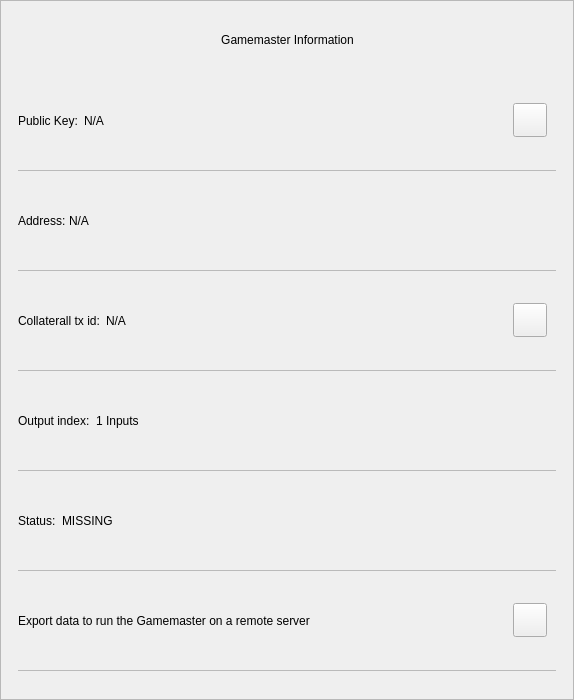
<?xml version="1.0" encoding="UTF-8"?>
<ui version="4.0">
 <class>GmInfoDialog</class>
 <widget class="QWidget" name="GmInfoDialog">
  <property name="geometry">
   <rect>
    <x>0</x>
    <y>0</y>
    <width>574</width>
    <height>700</height>
   </rect>
  </property>
  <property name="minimumSize">
   <size>
    <width>574</width>
    <height>530</height>
   </size>
  </property>
  <property name="windowTitle">
   <string notr="true">N/A</string>
  </property>
  <property name="styleSheet">
   <string notr="true"/>
  </property>
  <layout class="QVBoxLayout" name="verticalLayout_3">
   <property name="spacing">
    <number>0</number>
   </property>
   <property name="leftMargin">
    <number>0</number>
   </property>
   <property name="topMargin">
    <number>0</number>
   </property>
   <property name="rightMargin">
    <number>0</number>
   </property>
   <property name="bottomMargin">
    <number>0</number>
   </property>
   <item>
    <widget class="QFrame" name="frame">
     <property name="styleSheet">
      <string notr="true"/>
     </property>
     <property name="frameShape">
      <enum>QFrame::StyledPanel</enum>
     </property>
     <property name="frameShadow">
      <enum>QFrame::Raised</enum>
     </property>
     <layout class="QVBoxLayout" name="verticalLayout">
      <property name="leftMargin">
       <number>0</number>
      </property>
      <property name="rightMargin">
       <number>0</number>
      </property>
      <item>
       <layout class="QHBoxLayout" name="horizontalLayout_3">
        <property name="spacing">
         <number>0</number>
        </property>
        <property name="leftMargin">
         <number>20</number>
        </property>
        <property name="topMargin">
         <number>10</number>
        </property>
        <property name="rightMargin">
         <number>20</number>
        </property>
        <item>
         <spacer name="horizontalSpacer_2">
          <property name="orientation">
           <enum>Qt::Horizontal</enum>
          </property>
          <property name="sizeHint" stdset="0">
           <size>
            <width>40</width>
            <height>20</height>
           </size>
          </property>
         </spacer>
        </item>
        <item>
         <widget class="QLabel" name="labelTitle">
          <property name="minimumSize">
           <size>
            <width>0</width>
            <height>40</height>
           </size>
          </property>
          <property name="maximumSize">
           <size>
            <width>16777215</width>
            <height>40</height>
           </size>
          </property>
          <property name="styleSheet">
           <string notr="true">padding-left:24px;</string>
          </property>
          <property name="text">
           <string>Gamemaster Information</string>
          </property>
          <property name="alignment">
           <set>Qt::AlignCenter</set>
          </property>
          <property name="margin">
           <number>7</number>
          </property>
         </widget>
        </item>
        <item>
         <spacer name="horizontalSpacer">
          <property name="orientation">
           <enum>Qt::Horizontal</enum>
          </property>
          <property name="sizeHint" stdset="0">
           <size>
            <width>40</width>
            <height>20</height>
           </size>
          </property>
         </spacer>
        </item>
        <item>
         <widget class="QPushButton" name="btnEsc">
          <property name="minimumSize">
           <size>
            <width>24</width>
            <height>24</height>
           </size>
          </property>
          <property name="maximumSize">
           <size>
            <width>24</width>
            <height>24</height>
           </size>
          </property>
          <property name="styleSheet">
           <string notr="true">border:none;</string>
          </property>
          <property name="text">
           <string/>
          </property>
         </widget>
        </item>
       </layout>
      </item>
      <item>
       <spacer name="verticalSpacer">
        <property name="orientation">
         <enum>Qt::Vertical</enum>
        </property>
        <property name="sizeType">
         <enum>QSizePolicy::Fixed</enum>
        </property>
        <property name="sizeHint" stdset="0">
         <size>
          <width>20</width>
          <height>10</height>
         </size>
        </property>
       </spacer>
      </item>
      <item>
       <widget class="QWidget" name="layoutScroll" native="true">
        <property name="minimumSize">
         <size>
          <width>0</width>
          <height>0</height>
         </size>
        </property>
        <layout class="QVBoxLayout" name="verticalLayout_4">
         <property name="leftMargin">
          <number>0</number>
         </property>
         <property name="topMargin">
          <number>0</number>
         </property>
         <property name="rightMargin">
          <number>0</number>
         </property>
         <item>
          <widget class="QScrollArea" name="scrollArea">
           <property name="styleSheet">
            <string notr="true">#scrollArea {
background:transparent;
}</string>
           </property>
           <property name="horizontalScrollBarPolicy">
            <enum>Qt::ScrollBarAlwaysOff</enum>
           </property>
           <property name="sizeAdjustPolicy">
            <enum>QAbstractScrollArea::AdjustIgnored</enum>
           </property>
           <property name="widgetResizable">
            <bool>true</bool>
           </property>
           <property name="alignment">
            <set>Qt::AlignLeading|Qt::AlignLeft|Qt::AlignTop</set>
           </property>
           <widget class="QWidget" name="scrollAreaWidgetContents">
            <property name="geometry">
             <rect>
              <x>0</x>
              <y>0</y>
              <width>570</width>
              <height>596</height>
             </rect>
            </property>
            <property name="autoFillBackground">
             <bool>false</bool>
            </property>
            <property name="styleSheet">
             <string notr="true">#scrollAreaWidgetContents {
background:transparent;
}</string>
            </property>
            <layout class="QVBoxLayout" name="verticalLayout_7">
             <property name="spacing">
              <number>0</number>
             </property>
             <property name="sizeConstraint">
              <enum>QLayout::SetDefaultConstraint</enum>
             </property>
             <property name="leftMargin">
              <number>0</number>
             </property>
             <property name="topMargin">
              <number>0</number>
             </property>
             <property name="rightMargin">
              <number>0</number>
             </property>
             <property name="bottomMargin">
              <number>0</number>
             </property>
             <item>
              <widget class="QWidget" name="content" native="true">
               <layout class="QVBoxLayout" name="verticalLayout_2">
                <property name="leftMargin">
                 <number>16</number>
                </property>
                <property name="topMargin">
                 <number>0</number>
                </property>
                <property name="rightMargin">
                 <number>16</number>
                </property>
                <item>
                 <widget class="QWidget" name="contentID" native="true">
                  <layout class="QHBoxLayout" name="horizontalLayout_12" stretch="0,1,0">
                   <property name="leftMargin">
                    <number>0</number>
                   </property>
                   <item>
                    <widget class="QLabel" name="labelId">
                     <property name="maximumSize">
                      <size>
                       <width>16777215</width>
                       <height>16777215</height>
                      </size>
                     </property>
                     <property name="text">
                      <string>Public Key:</string>
                     </property>
                    </widget>
                   </item>
                   <item>
                    <widget class="QLabel" name="textId">
                     <property name="text">
                      <string notr="true">N/A</string>
                     </property>
                    </widget>
                   </item>
                   <item>
                    <widget class="QPushButton" name="pushCopy">
                     <property name="minimumSize">
                      <size>
                       <width>34</width>
                       <height>34</height>
                      </size>
                     </property>
                     <property name="maximumSize">
                      <size>
                       <width>34</width>
                       <height>34</height>
                      </size>
                     </property>
                     <property name="focusPolicy">
                      <enum>Qt::NoFocus</enum>
                     </property>
                     <property name="text">
                      <string/>
                     </property>
                     <property name="iconSize">
                      <size>
                       <width>24</width>
                       <height>24</height>
                      </size>
                     </property>
                    </widget>
                   </item>
                  </layout>
                 </widget>
                </item>
                <item>
                 <widget class="QLabel" name="labelDivider9">
                  <property name="maximumSize">
                   <size>
                    <width>16777215</width>
                    <height>1</height>
                   </size>
                  </property>
                  <property name="styleSheet">
                   <string notr="true">background-color:#bababa;</string>
                  </property>
                  <property name="text">
                   <string/>
                  </property>
                 </widget>
                </item>
                <item>
                 <widget class="QWidget" name="contentOutputs" native="true">
                  <layout class="QHBoxLayout" name="horizontalLayout_11" stretch="0,3">
                   <property name="spacing">
                    <number>0</number>
                   </property>
                   <property name="leftMargin">
                    <number>0</number>
                   </property>
                   <property name="rightMargin">
                    <number>12</number>
                   </property>
                   <item>
                    <widget class="QLabel" name="labelSend">
                     <property name="maximumSize">
                      <size>
                       <width>16777215</width>
                       <height>16777215</height>
                      </size>
                     </property>
                     <property name="text">
                      <string>Address: </string>
                     </property>
                    </widget>
                   </item>
                   <item>
                    <widget class="QLabel" name="textAddress">
                     <property name="text">
                      <string notr="true">N/A</string>
                     </property>
                    </widget>
                   </item>
                  </layout>
                 </widget>
                </item>
                <item>
                 <widget class="QLabel" name="labelDivider8">
                  <property name="maximumSize">
                   <size>
                    <width>16777215</width>
                    <height>1</height>
                   </size>
                  </property>
                  <property name="styleSheet">
                   <string notr="true">background-color:#bababa;</string>
                  </property>
                  <property name="text">
                   <string/>
                  </property>
                 </widget>
                </item>
                <item>
                 <widget class="QWidget" name="contentAmount" native="true">
                  <layout class="QHBoxLayout" name="horizontalLayout_4" stretch="0,1,0">
                   <property name="leftMargin">
                    <number>0</number>
                   </property>
                   <item>
                    <widget class="QLabel" name="labelAmount">
                     <property name="maximumSize">
                      <size>
                       <width>16777215</width>
                       <height>16777215</height>
                      </size>
                     </property>
                     <property name="text">
                      <string>Collaterall tx id:</string>
                     </property>
                    </widget>
                   </item>
                   <item>
                    <widget class="QLabel" name="textAmount">
                     <property name="text">
                      <string notr="true">N/A</string>
                     </property>
                    </widget>
                   </item>
                   <item>
                    <widget class="QPushButton" name="pushCopyId">
                     <property name="minimumSize">
                      <size>
                       <width>34</width>
                       <height>34</height>
                      </size>
                     </property>
                     <property name="maximumSize">
                      <size>
                       <width>34</width>
                       <height>34</height>
                      </size>
                     </property>
                     <property name="focusPolicy">
                      <enum>Qt::NoFocus</enum>
                     </property>
                     <property name="text">
                      <string/>
                     </property>
                    </widget>
                   </item>
                  </layout>
                 </widget>
                </item>
                <item>
                 <widget class="QLabel" name="labelDivider6">
                  <property name="maximumSize">
                   <size>
                    <width>16777215</width>
                    <height>1</height>
                   </size>
                  </property>
                  <property name="styleSheet">
                   <string notr="true">background-color:#bababa;</string>
                  </property>
                  <property name="text">
                   <string/>
                  </property>
                 </widget>
                </item>
                <item>
                 <widget class="QWidget" name="contentInputs" native="true">
                  <layout class="QHBoxLayout" name="horizontalLayout" stretch="0,2">
                   <property name="leftMargin">
                    <number>0</number>
                   </property>
                   <property name="rightMargin">
                    <number>12</number>
                   </property>
                   <item>
                    <widget class="QLabel" name="labelInputs">
                     <property name="sizePolicy">
                      <sizepolicy hsizetype="Minimum" vsizetype="Preferred">
                       <horstretch>0</horstretch>
                       <verstretch>0</verstretch>
                      </sizepolicy>
                     </property>
                     <property name="maximumSize">
                      <size>
                       <width>16777215</width>
                       <height>16777215</height>
                      </size>
                     </property>
                     <property name="text">
                      <string>Output index:</string>
                     </property>
                    </widget>
                   </item>
                   <item>
                    <widget class="QLabel" name="textInputs">
                     <property name="text">
                      <string>1 Inputs</string>
                     </property>
                    </widget>
                   </item>
                  </layout>
                 </widget>
                </item>
                <item>
                 <widget class="QLabel" name="labelDivider1">
                  <property name="maximumSize">
                   <size>
                    <width>16777215</width>
                    <height>1</height>
                   </size>
                  </property>
                  <property name="styleSheet">
                   <string notr="true">background-color:#bababa;</string>
                  </property>
                  <property name="text">
                   <string/>
                  </property>
                 </widget>
                </item>
                <item>
                 <widget class="QWidget" name="contentFee" native="true">
                  <layout class="QHBoxLayout" name="horizontalLayout_7" stretch="0,1">
                   <property name="leftMargin">
                    <number>0</number>
                   </property>
                   <item>
                    <widget class="QLabel" name="labelFee">
                     <property name="maximumSize">
                      <size>
                       <width>16777215</width>
                       <height>16777215</height>
                      </size>
                     </property>
                     <property name="text">
                      <string>Status:</string>
                     </property>
                    </widget>
                   </item>
                   <item>
                    <widget class="QLabel" name="textStatus">
                     <property name="text">
                      <string notr="true">MISSING</string>
                     </property>
                    </widget>
                   </item>
                  </layout>
                 </widget>
                </item>
                <item>
                 <widget class="QLabel" name="labelDivider4">
                  <property name="maximumSize">
                   <size>
                    <width>16777215</width>
                    <height>1</height>
                   </size>
                  </property>
                  <property name="styleSheet">
                   <string notr="true">background-color:#bababa;</string>
                  </property>
                  <property name="text">
                   <string/>
                  </property>
                 </widget>
                </item>
                <item>
                 <widget class="QWidget" name="contentExport" native="true">
                  <layout class="QHBoxLayout" name="horizontalLayout_8" stretch="3,0">
                   <property name="leftMargin">
                    <number>0</number>
                   </property>
                   <item>
                    <widget class="QLabel" name="textExport">
                     <property name="styleSheet">
                      <string notr="true">padding-top:1px;</string>
                     </property>
                     <property name="lineWidth">
                      <number>0</number>
                     </property>
                     <property name="text">
                      <string>Export data to run the Gamemaster on a remote server</string>
                     </property>
                     <property name="wordWrap">
                      <bool>true</bool>
                     </property>
                     <property name="indent">
                      <number>0</number>
                     </property>
                    </widget>
                   </item>
                   <item>
                    <widget class="QPushButton" name="pushExport">
                     <property name="minimumSize">
                      <size>
                       <width>34</width>
                       <height>34</height>
                      </size>
                     </property>
                     <property name="maximumSize">
                      <size>
                       <width>34</width>
                       <height>34</height>
                      </size>
                     </property>
                     <property name="focusPolicy">
                      <enum>Qt::NoFocus</enum>
                     </property>
                     <property name="text">
                      <string/>
                     </property>
                    </widget>
                   </item>
                  </layout>
                 </widget>
                </item>
                <item>
                 <widget class="QLabel" name="labelDivider7">
                  <property name="maximumSize">
                   <size>
                    <width>16777215</width>
                    <height>1</height>
                   </size>
                  </property>
                  <property name="styleSheet">
                   <string notr="true">background-color:#bababa;</string>
                  </property>
                  <property name="text">
                   <string/>
                  </property>
                 </widget>
                </item>
               </layout>
              </widget>
             </item>
            </layout>
           </widget>
          </widget>
         </item>
        </layout>
       </widget>
      </item>
     </layout>
    </widget>
   </item>
  </layout>
 </widget>
 <resources/>
 <connections/>
</ui>
